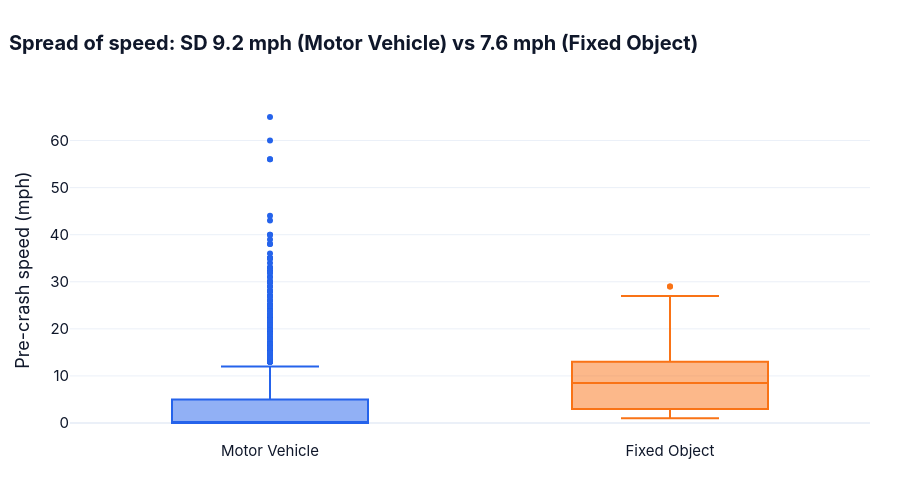

Notebook code cell kept with this figure:
### Markdown cell above
## ③ 🧪 F-test: Equality of Variances

$$F = \frac{s^2_{\text{larger}}}{s^2_{\text{smaller}}}, \qquad df_1 = n_1 - 1,\; df_2 = n_2 - 1$$

If F is far from 1, the spreads differ. The result decides which t-test we use.

### Code cell
analysis.f_test()

### Figure 1 — Plotly figure (JSON) as saved in the notebook; plotly's stock layout.template omitted (floating-point values rounded to 4 significant figures; data arrays with more than 128 entries replaced by an {"elided": "..."} marker saying what was removed)
{"data": [{"alignmentgroup": "True", "boxpoints": "outliers", "hovertemplate": "=%{x}<br>Pre-crash speed (mph)=%{y}<extra></extra>", "legendgroup": "Motor Vehicle", "marker": {"color": "#2563EB"}, "name": "Motor Vehicle", "notched": false, "offsetgroup": "Motor Vehicle", "orientation": "v", "showlegend": true, "type": "box", "x": {"elided": "1154 str values"}, "x0": " ", "xaxis": "x", "y": {"elided": "1154 int values"}, "y0": " ", "yaxis": "y"}, {"alignmentgroup": "True", "boxpoints": "outliers", "hovertemplate": "=%{x}<br>Pre-crash speed (mph)=%{y}<extra></extra>", "legendgroup": "Fixed Object", "marker": {"color": "#F97316"}, "name": "Fixed Object", "notched": false, "offsetgroup": "Fixed Object", "orientation": "v", "showlegend": true, "type": "box", "x": ["Fixed Object", "Fixed Object", "Fixed Object", "Fixed Object", "Fixed Object", "Fixed Object", "Fixed Object", "Fixed Object", "Fixed Object", "Fixed Object", "Fixed Object", "Fixed Object", "Fixed Object", "Fixed Object", "Fixed Object", "Fixed Object", "Fixed Object", "Fixed Object", "Fixed Object", "Fixed Object", "Fixed Object", "Fixed Object", "Fixed Object", "Fixed Object", "Fixed Object", "Fixed Object", "Fixed Object", "Fixed Object", "Fixed Object", "Fixed Object", "Fixed Object", "Fixed Object", "Fixed Object", "Fixed Object", "Fixed Object", "Fixed Object", "Fixed Object", "Fixed Object", "Fixed Object", "Fixed Object", "Fixed Object", "Fixed Object", "Fixed Object", "Fixed Object", "Fixed Object", "Fixed Object", "Fixed Object", "Fixed Object", "Fixed Object", "Fixed Object", "Fixed Object", "Fixed Object", "Fixed Object", "Fixed Object", "Fixed Object", "Fixed Object", "Fixed Object", "Fixed Object", "Fixed Object", "Fixed Object", "Fixed Object", "Fixed Object", "Fixed Object", "Fixed Object", "Fixed Object", "Fixed Object", "Fixed Object", "Fixed Object", "Fixed Object", "Fixed Object"], "x0": " ", "xaxis": "x", "y": [2, 1, 2, 2, 10, 5, 2, 21, 14, 10, 17, 6, 20, 23, 9, 18, 1, 2, 17, 8, 6, 9, 6, 8, 6, 2, 27, 3, 9, 29, 9, 17, 2, 1, 17, 10, 5, 25, 18, 10, 10, 10, 12, 5, 25, 1, 13, 7, 5, 9, 5, 8, 11, 25, 2, 2, 6, 29, 9, 3, 7, 2, 4, 12, 18, 8, 1, 2, 10, 10], "y0": " ", "yaxis": "y"}], "layout": {"boxmode": "overlay", "font": {"color": "#0F172A", "family": "Inter, Segoe UI, Arial, sans-serif", "size": 15}, "height": 500, "legend": {"orientation": "h", "title": {}, "tracegroupgap": 0, "x": 1, "xanchor": "right", "y": 1.02, "yanchor": "bottom"}, "margin": {"b": 60, "l": 70, "r": 30, "t": 100}, "showlegend": false, "title": {"font": {"size": 20}, "text": "<b>Spread of speed: SD 9.2 mph (Motor Vehicle) vs 7.6 mph (Fixed Object)</b>", "x": 0.01}, "xaxis": {"anchor": "y", "categoryarray": ["Motor Vehicle", "Fixed Object"], "categoryorder": "array", "domain": [0, 1], "title": {"text": ""}}, "yaxis": {"anchor": "x", "domain": [0, 1], "title": {"text": "Pre-crash speed (mph)"}}}}
